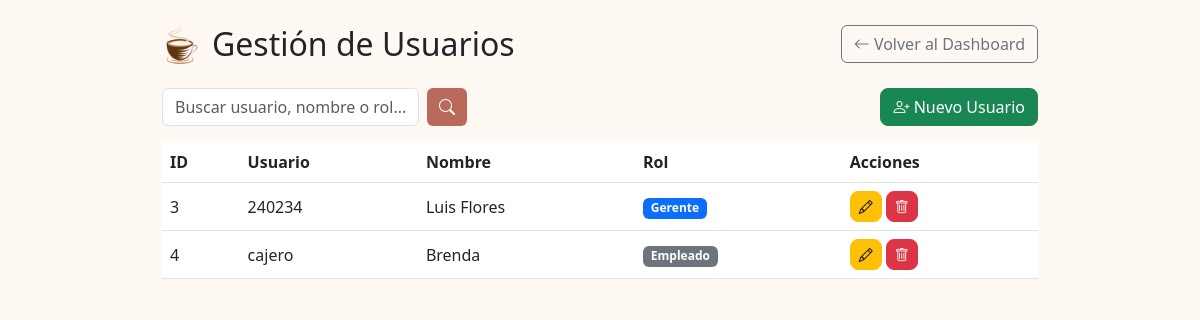
The page /view/gestion_usuarios.php (signed in) on the database its author committed.
### tables this page shows
CREATE TABLE `usuarios` (
  `id` int(11) NOT NULL,
  `nombre` varchar(100) NOT NULL,
  `usuario` varchar(50) NOT NULL,
  `contrasena` varchar(255) NOT NULL,
  `rol` varchar(20) NOT NULL
);

### model/UsuarioModel.php (called while the page is built, shortened)
<?php
class UsuarioModel {
  public static function obtenerTodos() {
        $pdo = Conexion::conectar();
        $stmt = $pdo->query("SELECT id, usuario, nombre, rol FROM usuarios");
        return $stmt->fetchAll(PDO::FETCH_ASSOC);
    }
}

### view/gestion_usuarios.php (the view, shortened to what this page needs)
<?php
require_once("../model/UsuarioModel.php");
$usuarios = UsuarioModel::obtenerTodos();
?>
<!DOCTYPE html>
<html lang="es">
<head>
  <link href="https://cdn.jsdelivr.net/npm/bootstrap@5.3.0/dist/css/bootstrap.min.css" rel="stylesheet">
  <link rel="stylesheet" href="https://cdn.jsdelivr.net/npm/bootstrap-icons@1.11.3/font/bootstrap-icons.min.css">
</head>
<body>
<div class="container my-4">
  <div class="d-flex align-items-center mb-4">
    <img src="img/cup.png" class="logo-cafe" alt="Logo">
    <h2 class="mb-0">Gestión de Usuarios</h2>
    <a href="dashboard_gerente.php" class="btn btn-outline-secondary ms-auto"><i class="bi bi-arrow-left"></i> Volver al Dashboard</a>
  </div>
  <div class="mb-3 d-flex justify-content-between">
    <form class="d-flex" method="get">
      <input type="text" name="buscar" class="form-control me-2" placeholder="Buscar usuario, nombre o rol..." value="<?= htmlspecialchars($_GET['buscar'] ?? '') ?>">
      <button class="btn btn-primary" type="submit"><i class="bi bi-search"></i></button>
    </form>
    <button class="btn btn-success" data-bs-toggle="modal" data-bs-target="#modalUsuario" onclick="nuevoUsuario()"><i class="bi bi-person-plus"></i> Nuevo Usuario</button>
  </div>
  <div class="table-responsive">
    <table class="table table-hover align-middle">
      <thead>
        <tr>
          <th>ID</th>
          <th>Usuario</th>
          <th>Nombre</th>
          <th>Rol</th>
          <th>Acciones</th>
        </tr>
      </thead>
      <tbody>
        <?php foreach ($usuarios as $u): ?>
        <tr>
          <td><?= $u['id'] ?></td>
          <td><?= htmlspecialchars($u['usuario']) ?></td>
          <td><?= htmlspecialchars($u['nombre']) ?></td>
          <td>
            <span class="badge <?= $u['rol']=='gerente'?'bg-primary':'bg-secondary' ?>">
              <?= ucfirst($u['rol']) ?>
            </span>
          </td>
          <td>
            <button class="btn btn-warning btn-sm" onclick="editarUsuario(<?= $u['id'] ?>)"><i class="bi bi-pencil"></i></button>
            <button class="btn btn-danger btn-sm" onclick="eliminarUsuario(<?= $u['id'] ?>)"><i class="bi bi-trash"></i></button>
          </td>
        </tr>
        <?php endforeach; ?>
      </tbody>
    </table>
  </div>
</div>
</body>
</html>

### view/gestion_usuarios.php (style rules this page uses)
body { background: #fff8f3; }
.container { max-width: 900px; }
.table thead { background: #7a5235; color: #fff; }
.btn-primary { background: #b96a5a; border: none; }
.btn-danger { border-radius: 8px; }
.btn-warning { border-radius: 8px; }
.btn-success { border-radius: 8px; }
.logo-cafe { width: 40px; margin-right: 10px; }

### rows shown on the page
usuarios: id "3", usuario "240234", nombre "Luis Flores", rol "Gerente"
usuarios: id "4", usuario "cajero", nombre "Brenda", rol "Empleado"
